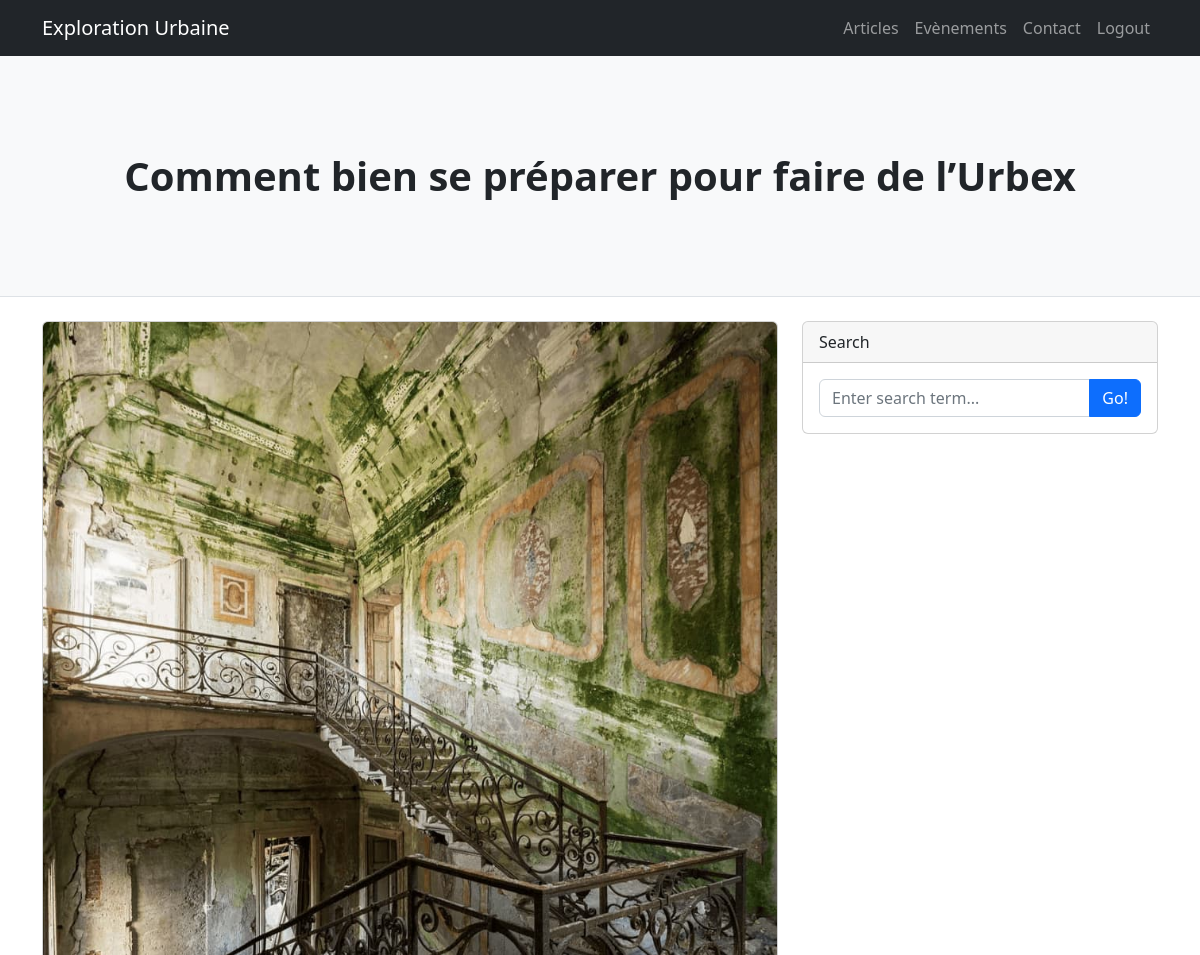
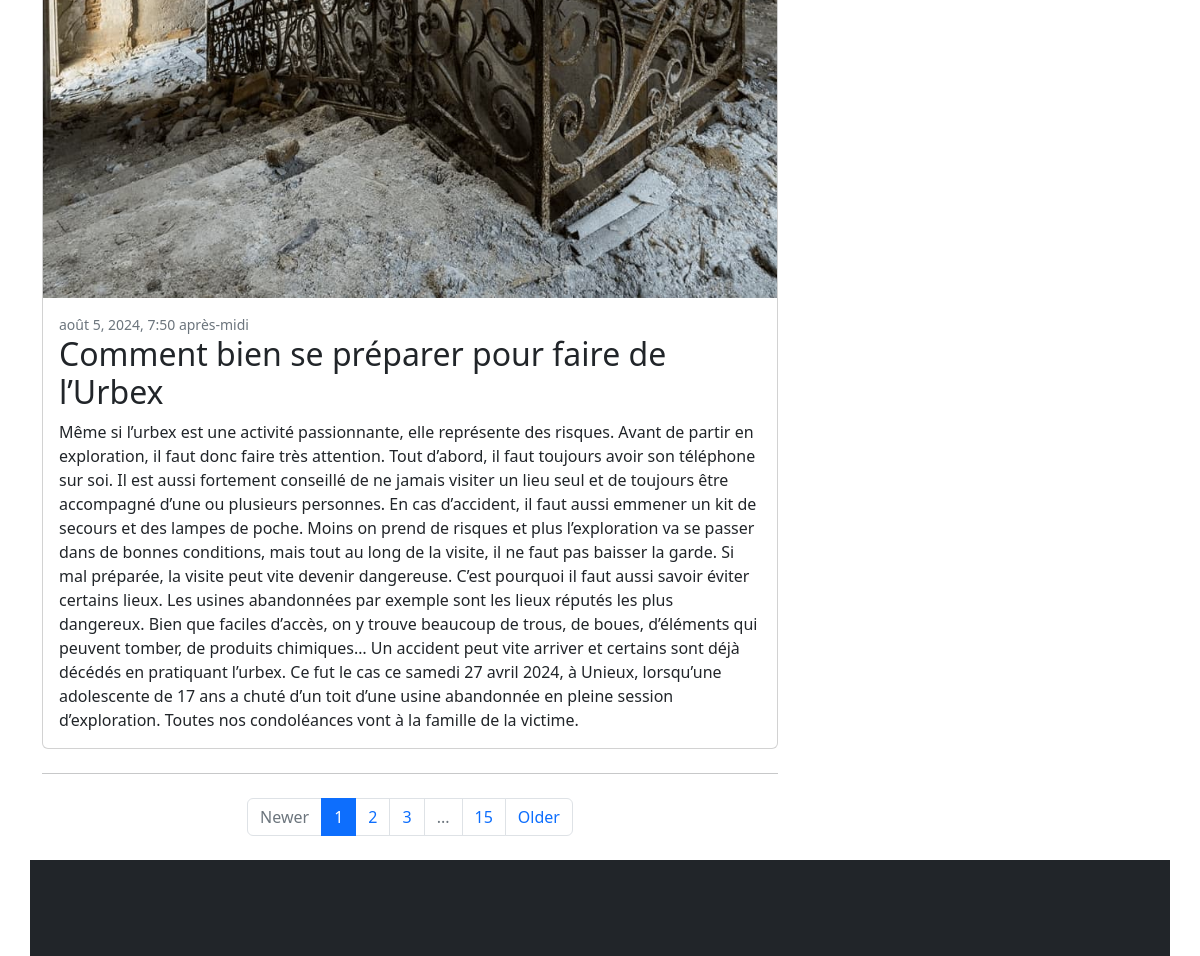
Screenshot of /post_detail/2 with the database file from the repository (2 pictures, top to bottom).
### blog_app/models.py (models this page shows, shortened)
class Post(models.Model):
    title = models.CharField(max_length=200)
    content = models.TextField()
    published_date = models.DateTimeField(auto_now_add=True)
    image = models.ImageField(upload_to='posts/', null=False)

### blog_app/views.py (the view)
# urls.py: path('post_detail/<int:pk>', PostDetailView.as_view(), name="post_detail"),
class PostDetailView(DetailView):
    model = Post
    template_name = 'post_detail.html'

### blog_app/templates/post_detail.html (shortened to what this page needs)
{% load static %}
<html lang="en">
    <head>
        <link href="{% static 'css/styles.css'%}" rel="stylesheet"/>
    </head>
    <body>
        <nav class="navbar navbar-expand-lg navbar-dark bg-dark">
            <div class="container">
                <a class="navbar-brand" href="/home/">Exploration Urbaine </a>
                <div class="collapse navbar-collapse" id="navbarSupportedContent">
                    <ul class="navbar-nav ms-auto mb-2 mb-lg-0">
                        <li class="nav-item"><a class="nav-link" href="/posts/">Articles</a></li>
                        <li class="nav-item"><a class="nav-link" href="/events/">Evènements</a></li>
                        <li class="nav-item"><a class="nav-link" href="/contact/">Contact</a></li>
                        <li class="nav-item"><a class="nav-link" href="/login/">Logout</a></li>
                    </ul>
                </div>
            </div>
        </nav>
        <header class="py-5 bg-light border-bottom mb-4">
            <div class="container">
                <div class="text-center my-5">
                    <h1 class="fw-bolder">{{ post.title }}</h1>
                </div>
            </div>
        </header>
        <div class="container">
            <div class="row">
                <div class="col-lg-8">
                    <div class="card mb-4">
                        <a href="#!"><img class="card-img-top" src="{{ post.image.url }}" alt="{{ post.title }}"/></a>
                        <div class="card-body">
                            <div class="small text-muted">{{ post.published_date }}</div>
                            <h2 class="card-title">{{ post.title }}</h2>
                            <p class="card-text">{{ post.content }}</p>
                        </div>
                    </div>
                    <nav aria-label="Pagination">
                        <hr class="my-0" />
                        <ul class="pagination justify-content-center my-4">
                            <li class="page-item disabled"><a class="page-link" href="#" tabindex="-1" aria-disabled="true">Newer</a></li>
                            <li class="page-item active" aria-current="page"><a class="page-link" href="#!">1</a></li>
                            <li class="page-item"><a class="page-link" href="#!">2</a></li>
                            <li class="page-item"><a class="page-link" href="#!">3</a></li>
                            <li class="page-item disabled"><a class="page-link" href="#!">...</a></li>
                            <li class="page-item"><a class="page-link" href="#!">15</a></li>
                            <li class="page-item"><a class="page-link" href="#!">Older</a></li>
                        </ul>
                    </nav>
                </div>
                <div class="col-lg-4">
                    <div class="card mb-4">
                        <div class="card-header">Search</div>
                        <div class="card-body">
                            <div class="input-group">
                                <input class="form-control" type="text" placeholder="Enter search term..." aria-label="Enter search term..." aria-describedby="button-search" />
                                <button class="btn btn-primary" id="button-search" type="button">Go!</button>
                            </div>
                        </div>
                    </div>
        </div>
        <footer class="py-5 bg-dark">
        </footer>
    </body>
</html>

### rows the page displays
Post: title "Comment bien se préparer pour faire de l’Urbex", image (picture), published_date "août 5, 2024, 7:50 après-midi", content "Même si l’urbex est une activité passionnante, elle représente des risques. Avant de partir en exploration, il faut donc faire très attention. Tout d’abord, il faut toujours avoir son téléphone sur soi. Il est aussi fortement conseillé de ne jamais visiter un lieu seul et de toujours être accompagné d’une ou plusieurs personnes. En cas d’accident, il faut aussi emmener un kit de secours et des lampes de poche. Moins on prend de risques et plus l’exploration va se passer dans de bonnes conditions, mais tout au long de la visite, il ne faut pas baisser la garde. Si mal préparée, la visite peut vite devenir dangereuse. C’est pourquoi il faut aussi savoir éviter certains lieux. Les usines…"
